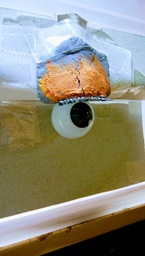
#> input picture eye.jpg, 145 x 256 px, shrunk from 472 x 834 before the run
$ python cv_a_1.py eye.jpg
#> lines starting #> are read from the running program, lines starting #| are printed output that depends on the picture
### cv_utils.py
# -*- coding: utf-8 -*-
"""
Created on Thu Dec  6 10:33:24 2018

@author: godiva
"""

import numpy as np
import numba

def conv(image, kernel):
    ret = np.zeros(3)
    ret[0] = (np.sum(image[0]*kernel)/kernel.shape[0])
    ret[1] = (np.sum(image[1]*kernel)/kernel.shape[0])
    ret[2] = (np.sum(image[2]*kernel)/kernel.shape[0])
    return ret

# [5 lines left out: function padding, not called in this run]

def filter2d(image, kernel, fill_value=-1):
    win_h, win_w = kernel.shape
    h, w = image.shape[:2]
    ret = np.zeros((h*w*3), np.float32)
    print(ret.shape)
    ret = ret.reshape(h,w,3)
    print(ret.shape)
    for y in range(h - win_h):
        for x in range(w - win_w):
            # 畳み込み演算
            ret[y,x] = conv(image[y:y+win_h, x:x+win_w], kernel)
    print(ret.shape)
    return ret


### cv_a_1.py
# -*- coding: utf-8 -*-
"""
Created on Thu Dec  6 11:29:37 2018

@author: godiva
"""

from cv_utils import *
import cv2
import numpy as np
import sys
import numba

if __name__ == '__main__':
    path = sys.argv[1]
    print("read image...")
    image = cv2.imread(path, 3)
#> image is the input picture: shape (256, 145, 3); mean B, G, R 121.5, 139.7, 142.2
    print("filter processing...")
    smooth = np.ones((3, 3), np.float32)/9
    edge = np.array([[1, 1, 1], [1, -8, 1], [1, 1, 1]])
    sharp = np.array([[-1, -1, -1], [-1, 9, -1], [-1, -1, -1]])
    print("smoothing")
    cv2.imwrite("a_1_smooth.jpg", filter2d(image, smooth))
#| (111360,)
#| (256, 145, 3)
#> after the loop in filter2d, `for y in range(h - win_h):`:
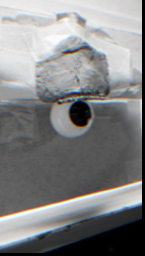
#> ret: shape (256, 145, 3) float32; mean B, G, R 43.7, 43.5, 43.2; drawn with min black and max white
#| (256, 145, 3)
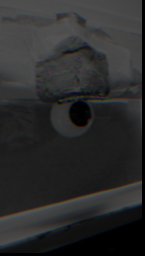
#> saved as a_1_smooth.jpg: shape (256, 145, 3); mean B, G, R 43.7, 43.5, 43.2
    print("edge")
    cv2.imwrite("a_1_edge.jpg", filter2d(image, edge))
#> call 2 of filter2d, with kernel = array of shape (3, 3), fill_value = -1
#| (111360,)
#| (256, 145, 3)
#> after the loop in filter2d (call 2), `for y in range(h - win_h):`:
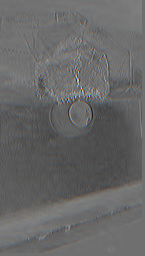
#> ret: shape (256, 145, 3) float32; mean B, G, R -15.5, -15.5, -15.6; drawn with min black and max white
#| (256, 145, 3)
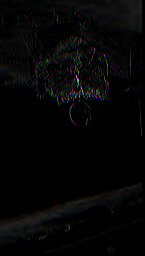
#> saved as a_1_edge.jpg: shape (256, 145, 3); mean B, G, R 5.1, 5, 5
    print("sharp")
    cv2.imwrite("a_1_sharp.jpg", filter2d(image, sharp))
#> call 3 of filter2d, with kernel = array of shape (3, 3), fill_value = -1
#| (111360,)
#| (256, 145, 3)
#> after the loop in filter2d (call 3), `for y in range(h - win_h):`:
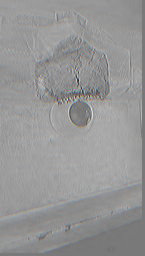
#> ret: shape (256, 145, 3) float32; mean B, G, R 60.9, 60.7, 60.5; drawn with min black and max white
#| (256, 145, 3)
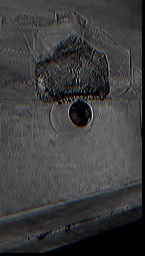
#> saved as a_1_sharp.jpg: shape (256, 145, 3); mean B, G, R 61.6, 61.4, 61.2
